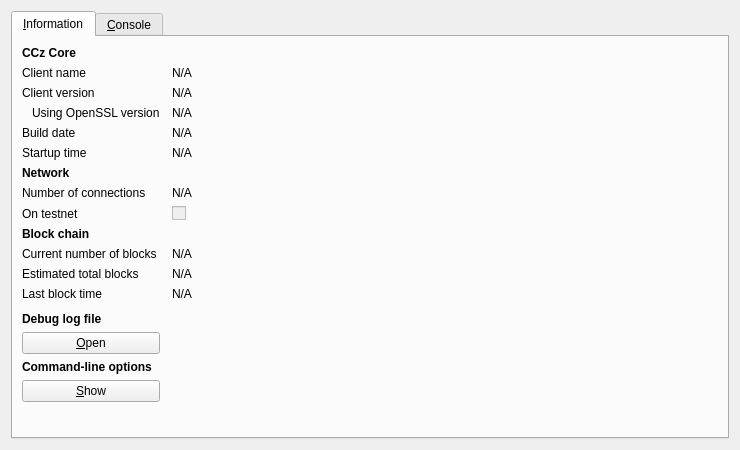
<?xml version="1.0" encoding="UTF-8"?>
<ui version="4.0">
 <class>RPCConsole</class>
 <widget class="QDialog" name="RPCConsole">
  <property name="geometry">
   <rect>
    <x>0</x>
    <y>0</y>
    <width>740</width>
    <height>450</height>
   </rect>
  </property>
  <property name="windowTitle">
   <string>CCz - Debug window</string>
  </property>
  <layout class="QVBoxLayout" name="verticalLayout_2">
   <item>
    <widget class="QTabWidget" name="tabWidget">
     <property name="currentIndex">
      <number>0</number>
     </property>
     <widget class="QWidget" name="tab_info">
      <attribute name="title">
       <string>&amp;Information</string>
      </attribute>
      <layout class="QGridLayout" name="gridLayout" columnstretch="0,1">
       <property name="horizontalSpacing">
        <number>12</number>
       </property>
       <item row="0" column="0">
        <widget class="QLabel" name="label_9">
         <property name="font">
          <font>
           <weight>75</weight>
           <bold>true</bold>
          </font>
         </property>
         <property name="text">
          <string>CCz Core</string>
         </property>
        </widget>
       </item>
       <item row="1" column="0">
        <widget class="QLabel" name="label_5">
         <property name="text">
          <string>Client name</string>
         </property>
        </widget>
       </item>
       <item row="1" column="1">
        <widget class="QLabel" name="clientName">
         <property name="cursor">
          <cursorShape>IBeamCursor</cursorShape>
         </property>
         <property name="text">
          <string>N/A</string>
         </property>
         <property name="textFormat">
          <enum>Qt::PlainText</enum>
         </property>
         <property name="textInteractionFlags">
          <set>Qt::LinksAccessibleByMouse|Qt::TextSelectableByKeyboard|Qt::TextSelectableByMouse</set>
         </property>
        </widget>
       </item>
       <item row="2" column="0">
        <widget class="QLabel" name="label_6">
         <property name="text">
          <string>Client version</string>
         </property>
        </widget>
       </item>
       <item row="2" column="1">
        <widget class="QLabel" name="clientVersion">
         <property name="cursor">
          <cursorShape>IBeamCursor</cursorShape>
         </property>
         <property name="text">
          <string>N/A</string>
         </property>
         <property name="textFormat">
          <enum>Qt::PlainText</enum>
         </property>
         <property name="textInteractionFlags">
          <set>Qt::LinksAccessibleByMouse|Qt::TextSelectableByKeyboard|Qt::TextSelectableByMouse</set>
         </property>
        </widget>
       </item>
       <item row="3" column="0">
        <widget class="QLabel" name="label_14">
         <property name="text">
          <string>Using OpenSSL version</string>
         </property>
         <property name="indent">
          <number>10</number>
         </property>
        </widget>
       </item>
       <item row="3" column="1">
        <widget class="QLabel" name="openSSLVersion">
         <property name="cursor">
          <cursorShape>IBeamCursor</cursorShape>
         </property>
         <property name="text">
          <string>N/A</string>
         </property>
         <property name="textFormat">
          <enum>Qt::PlainText</enum>
         </property>
         <property name="textInteractionFlags">
          <set>Qt::LinksAccessibleByMouse|Qt::TextSelectableByKeyboard|Qt::TextSelectableByMouse</set>
         </property>
        </widget>
       </item>
       <item row="4" column="0">
        <widget class="QLabel" name="label_12">
         <property name="text">
          <string>Build date</string>
         </property>
        </widget>
       </item>
       <item row="4" column="1">
        <widget class="QLabel" name="buildDate">
         <property name="cursor">
          <cursorShape>IBeamCursor</cursorShape>
         </property>
         <property name="text">
          <string>N/A</string>
         </property>
         <property name="textFormat">
          <enum>Qt::PlainText</enum>
         </property>
         <property name="textInteractionFlags">
          <set>Qt::LinksAccessibleByMouse|Qt::TextSelectableByKeyboard|Qt::TextSelectableByMouse</set>
         </property>
        </widget>
       </item>
       <item row="5" column="0">
        <widget class="QLabel" name="label_13">
         <property name="text">
          <string>Startup time</string>
         </property>
        </widget>
       </item>
       <item row="5" column="1">
        <widget class="QLabel" name="startupTime">
         <property name="cursor">
          <cursorShape>IBeamCursor</cursorShape>
         </property>
         <property name="text">
          <string>N/A</string>
         </property>
         <property name="textFormat">
          <enum>Qt::PlainText</enum>
         </property>
         <property name="textInteractionFlags">
          <set>Qt::LinksAccessibleByMouse|Qt::TextSelectableByKeyboard|Qt::TextSelectableByMouse</set>
         </property>
        </widget>
       </item>
       <item row="6" column="0">
        <widget class="QLabel" name="label_11">
         <property name="font">
          <font>
           <weight>75</weight>
           <bold>true</bold>
          </font>
         </property>
         <property name="text">
          <string>Network</string>
         </property>
        </widget>
       </item>
       <item row="7" column="0">
        <widget class="QLabel" name="label_7">
         <property name="text">
          <string>Number of connections</string>
         </property>
        </widget>
       </item>
       <item row="7" column="1">
        <widget class="QLabel" name="numberOfConnections">
         <property name="cursor">
          <cursorShape>IBeamCursor</cursorShape>
         </property>
         <property name="text">
          <string>N/A</string>
         </property>
         <property name="textFormat">
          <enum>Qt::PlainText</enum>
         </property>
         <property name="textInteractionFlags">
          <set>Qt::LinksAccessibleByMouse|Qt::TextSelectableByKeyboard|Qt::TextSelectableByMouse</set>
         </property>
        </widget>
       </item>
       <item row="8" column="0">
        <widget class="QLabel" name="label_8">
         <property name="text">
          <string>On testnet</string>
         </property>
        </widget>
       </item>
       <item row="8" column="1">
        <widget class="QCheckBox" name="isTestNet">
         <property name="enabled">
          <bool>false</bool>
         </property>
         <property name="text">
          <string/>
         </property>
        </widget>
       </item>
       <item row="9" column="0">
        <widget class="QLabel" name="label_10">
         <property name="font">
          <font>
           <weight>75</weight>
           <bold>true</bold>
          </font>
         </property>
         <property name="text">
          <string>Block chain</string>
         </property>
        </widget>
       </item>
       <item row="10" column="0">
        <widget class="QLabel" name="label_3">
         <property name="text">
          <string>Current number of blocks</string>
         </property>
        </widget>
       </item>
       <item row="10" column="1">
        <widget class="QLabel" name="numberOfBlocks">
         <property name="cursor">
          <cursorShape>IBeamCursor</cursorShape>
         </property>
         <property name="text">
          <string>N/A</string>
         </property>
         <property name="textFormat">
          <enum>Qt::PlainText</enum>
         </property>
         <property name="textInteractionFlags">
          <set>Qt::LinksAccessibleByMouse|Qt::TextSelectableByKeyboard|Qt::TextSelectableByMouse</set>
         </property>
        </widget>
       </item>
       <item row="11" column="0">
        <widget class="QLabel" name="label_4">
         <property name="text">
          <string>Estimated total blocks</string>
         </property>
        </widget>
       </item>
       <item row="11" column="1">
        <widget class="QLabel" name="totalBlocks">
         <property name="cursor">
          <cursorShape>IBeamCursor</cursorShape>
         </property>
         <property name="text">
          <string>N/A</string>
         </property>
         <property name="textFormat">
          <enum>Qt::PlainText</enum>
         </property>
         <property name="textInteractionFlags">
          <set>Qt::LinksAccessibleByMouse|Qt::TextSelectableByKeyboard|Qt::TextSelectableByMouse</set>
         </property>
        </widget>
       </item>
       <item row="12" column="0">
        <widget class="QLabel" name="label_2">
         <property name="text">
          <string>Last block time</string>
         </property>
        </widget>
       </item>
       <item row="12" column="1">
        <widget class="QLabel" name="lastBlockTime">
         <property name="cursor">
          <cursorShape>IBeamCursor</cursorShape>
         </property>
         <property name="text">
          <string>N/A</string>
         </property>
         <property name="textFormat">
          <enum>Qt::PlainText</enum>
         </property>
         <property name="textInteractionFlags">
          <set>Qt::LinksAccessibleByMouse|Qt::TextSelectableByKeyboard|Qt::TextSelectableByMouse</set>
         </property>
        </widget>
       </item>
       <item row="13" column="0">
        <spacer name="verticalSpacer_2">
         <property name="orientation">
          <enum>Qt::Vertical</enum>
         </property>
         <property name="sizeHint" stdset="0">
          <size>
           <width>20</width>
           <height>20</height>
          </size>
         </property>
        </spacer>
       </item>
       <item row="14" column="0">
        <widget class="QLabel" name="labelDebugLogfile">
         <property name="font">
          <font>
           <weight>75</weight>
           <bold>true</bold>
          </font>
         </property>
         <property name="text">
          <string>Debug log file</string>
         </property>
        </widget>
       </item>
       <item row="15" column="0">
        <widget class="QPushButton" name="openDebugLogfileButton">
         <property name="toolTip">
          <string>Open the CCz debug log file from the current data directory. This can take a few seconds for large log files.</string>
         </property>
         <property name="text">
          <string>&amp;Open</string>
         </property>
         <property name="autoDefault">
          <bool>false</bool>
         </property>
        </widget>
       </item>
       <item row="16" column="0">
        <widget class="QLabel" name="labelCLOptions">
         <property name="font">
          <font>
           <weight>75</weight>
           <bold>true</bold>
          </font>
         </property>
         <property name="text">
          <string>Command-line options</string>
         </property>
        </widget>
       </item>
       <item row="17" column="0">
        <widget class="QPushButton" name="showCLOptionsButton">
         <property name="toolTip">
          <string>Show the CCz-Qt help message to get a list with possible CCz command-line options.</string>
         </property>
         <property name="text">
          <string>&amp;Show</string>
         </property>
         <property name="autoDefault">
          <bool>false</bool>
         </property>
        </widget>
       </item>
       <item row="18" column="0">
        <spacer name="verticalSpacer">
         <property name="orientation">
          <enum>Qt::Vertical</enum>
         </property>
         <property name="sizeHint" stdset="0">
          <size>
           <width>20</width>
           <height>40</height>
          </size>
         </property>
        </spacer>
       </item>
      </layout>
     </widget>
     <widget class="QWidget" name="tab_console">
      <attribute name="title">
       <string>&amp;Console</string>
      </attribute>
      <layout class="QVBoxLayout" name="verticalLayout_3">
       <property name="spacing">
        <number>3</number>
       </property>
       <item>
        <widget class="QTextEdit" name="messagesWidget">
         <property name="minimumSize">
          <size>
           <width>0</width>
           <height>100</height>
          </size>
         </property>
         <property name="readOnly">
          <bool>true</bool>
         </property>
         <property name="tabKeyNavigation" stdset="0">
          <bool>false</bool>
         </property>
         <property name="columnCount" stdset="0">
          <number>2</number>
         </property>
        </widget>
       </item>
       <item>
        <layout class="QHBoxLayout" name="horizontalLayout">
         <property name="spacing">
          <number>3</number>
         </property>
         <item>
          <widget class="QLabel" name="label">
           <property name="text">
            <string notr="true">&gt;</string>
           </property>
          </widget>
         </item>
         <item>
          <widget class="QLineEdit" name="lineEdit"/>
         </item>
         <item>
          <widget class="QPushButton" name="clearButton">
           <property name="maximumSize">
            <size>
             <width>24</width>
             <height>24</height>
            </size>
           </property>
           <property name="toolTip">
            <string>Clear console</string>
           </property>
           <property name="text">
            <string/>
           </property>
           <property name="icon">
            <iconset resource="../bitcoin.qrc">
             <normaloff>:/icons/remove</normaloff>:/icons/remove</iconset>
           </property>
           <property name="shortcut">
            <string notr="true">Ctrl+L</string>
           </property>
           <property name="autoDefault">
            <bool>false</bool>
           </property>
          </widget>
         </item>
        </layout>
       </item>
      </layout>
     </widget>
    </widget>
   </item>
  </layout>
 </widget>
 <resources>
  <include location="../bitcoin.qrc"/>
 </resources>
 <connections/>
</ui>
